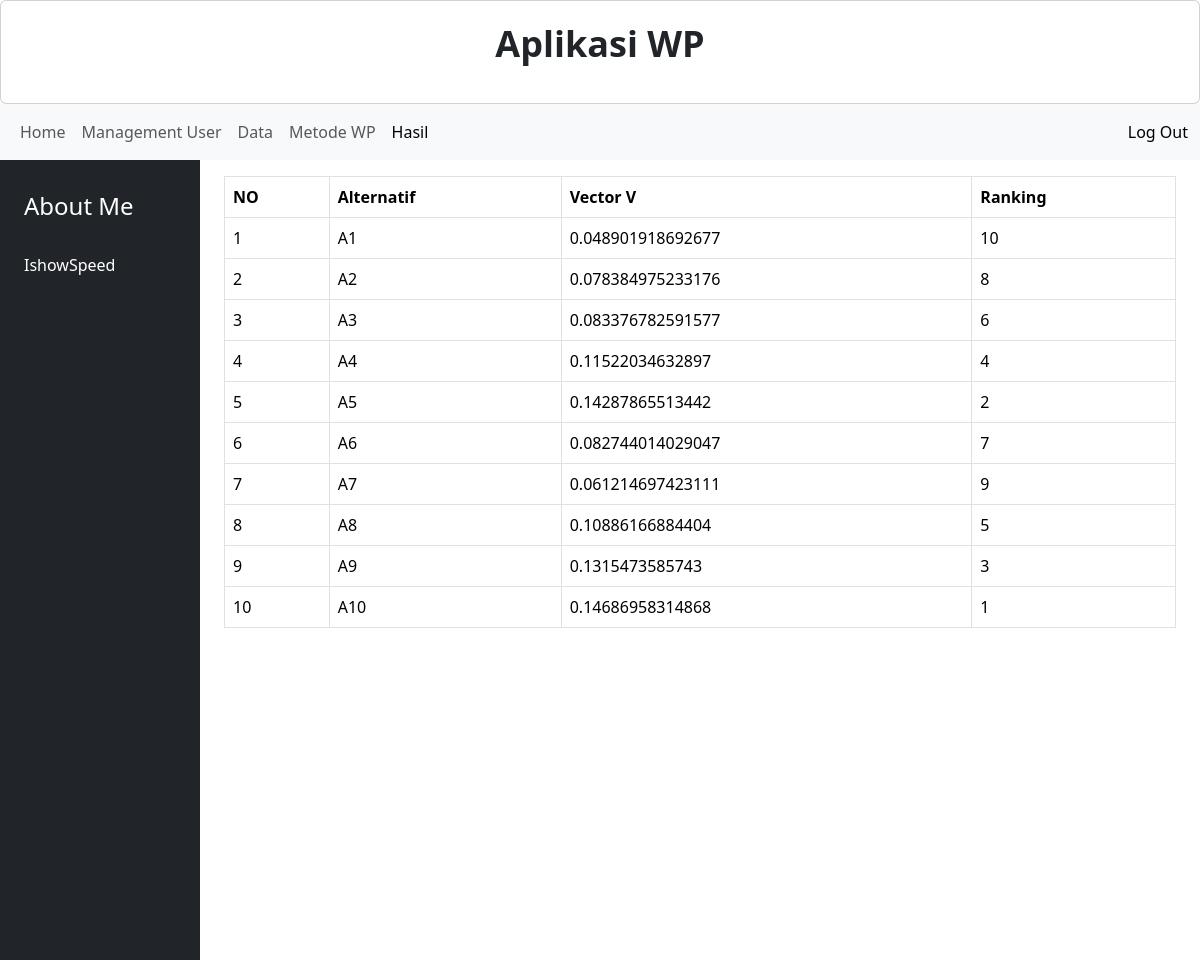
Page /index.php?page=hasil (signed in) on the committed database.
### tables this page shows
CREATE TABLE `alternatif` (
  `id` int(11) NOT NULL,
  `nama` varchar(50) NOT NULL,
  `keterangan` text NOT NULL
);

### pages/hasil.php (the view, shortened to what this page needs)
<?php
    $jumlah = 0;
    $sum = 0;
    $sqls = mysqli_query($db, "SELECT * FROM kriteria");
    while($b = mysqli_fetch_array($sqls)) {
        $sum = $sum + $b['bobot'];
    }
    $hasil = array();
    $sql = mysqli_query($db, "SELECT * FROM alternatif");
    while($a = mysqli_fetch_array($sql)) { ?>
        <?php
            $S = 0;
            $vector = array();
            $kriteria = mysqli_query($db, "SELECT * FROM kriteria");
            while($b = mysqli_fetch_array($kriteria)) {
                $take = mysqli_query($db, "SELECT * FROM data WHERE alternatif_id='".$a['id']."' AND kriteria_id='".$b['id']."'");
                $data = mysqli_fetch_assoc($take);
                if($b['atribut'] == 0) {
                    $vector[] = pow($data['number'], ($b['bobot'] / $sum));
                } else {
                    $vector[] = pow($data['number'], -($b['bobot'] / $sum));
                }
            }
            foreach($vector as $a => $value) {
                if($a == 0) {
                    $S = $value;
                } else {
                    $S = $S * $value;
                }
            }
            $hasil[] = $S;
            $jumlah = $jumlah + $S;
        ?>
    <?php } ?>
    <?php
    $value = 0;
    $urutan = array();
    $sort = array();
    $sql = mysqli_query($db, "SELECT * FROM alternatif");
    while($a = mysqli_fetch_array($sql)) {
        $urutan[] = $hasil[$value] / $jumlah;
        $sort[] = $hasil[$value] / $jumlah;
        $value = $value + 1;
    }
    rsort($sort);
    ?>
    <table class="table table-bordered">
    <thead>
        <tr>
            <th>NO</th>
            <th>Alternatif</th>
            <th>Vector V</th>
            <th>Ranking</th>
        </tr>
    </thead>
    <tbody>
        <?php
            $no = 1;
            $value = 0;
            $sql = mysqli_query($db, "SELECT * FROM alternatif");
            while($a = mysqli_fetch_array($sql)) { ?>
                <tr>
                    <td><?= $no++ ?></td>
                    <td><?= $a['nama'] ?></td>
                    <td><?= $urutan[$value]; ?></td>
                    <td>
                        <?php
                            $rank_list = 1;
                            foreach($sort as $a => $values) {
                                if($values != $urutan[$value]) {
                                    $rank_list = $rank_list + 1;
                                } else {
                                    echo $rank_list;
                                }
                            }
                            $value = $value + 1;
                        ?>
                    </td>
                </tr>
            <?php } ?>
    </tbody>
</table>

### rows in the picture
alternatif: nama "A1", rank_list "10"
alternatif: nama "A2", value "0.078384975233176", rank_list "8"
alternatif: nama "A3", value "0.083376782591577", rank_list "6"
alternatif: nama "A4", value "0.11522034632897", rank_list "4"
alternatif: nama "A5", value "0.14287865513442", rank_list "2"
alternatif: nama "A6", value "0.082744014029047", rank_list "7"
alternatif: nama "A7", value "0.061214697423111", rank_list "9"
alternatif: nama "A8", value "0.10886166884404", rank_list "5"
alternatif: nama "A9", value "0.1315473585743", rank_list "3"
alternatif: nama "A10", value "0.14686958314868", rank_list "1"
